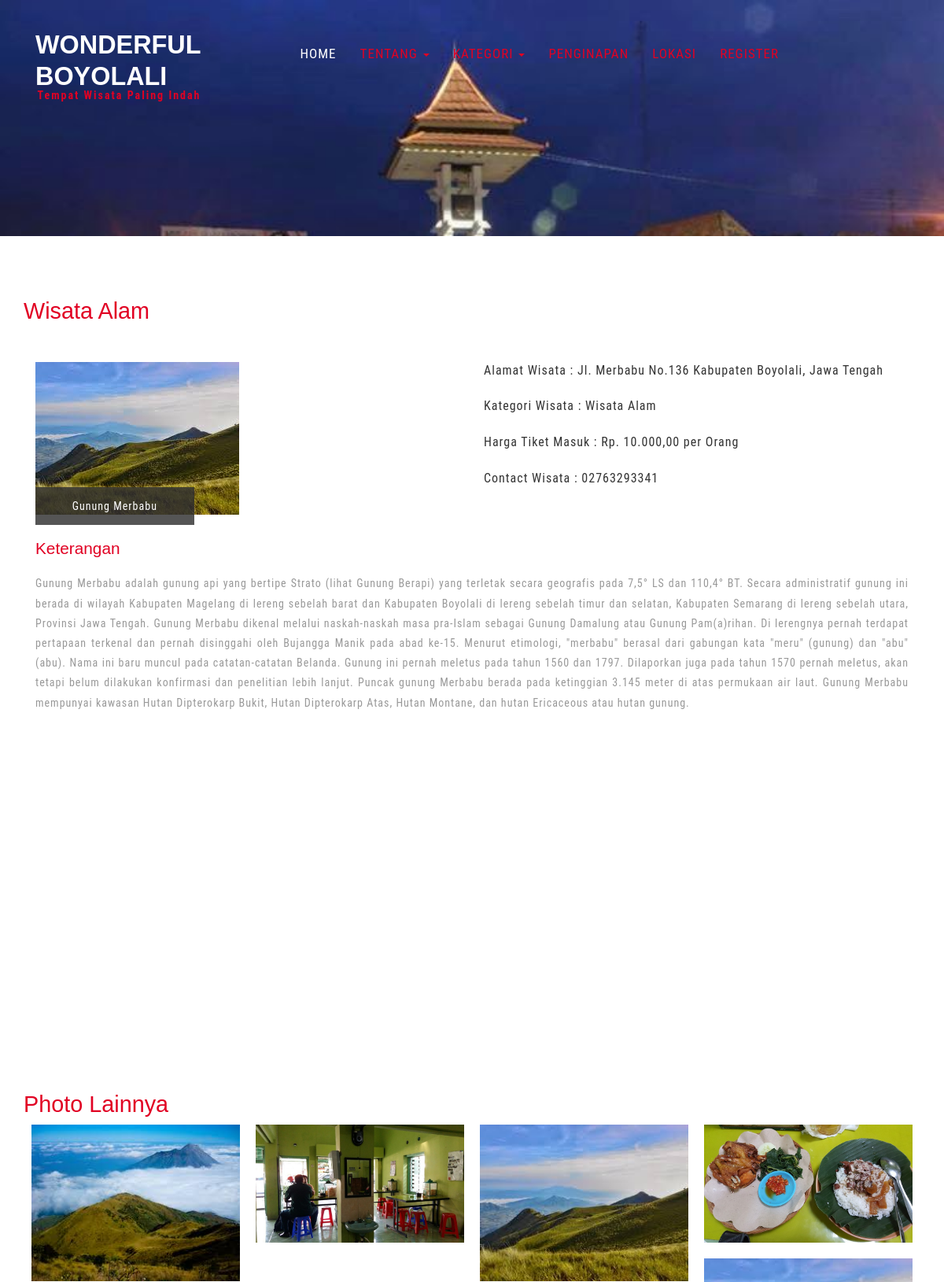
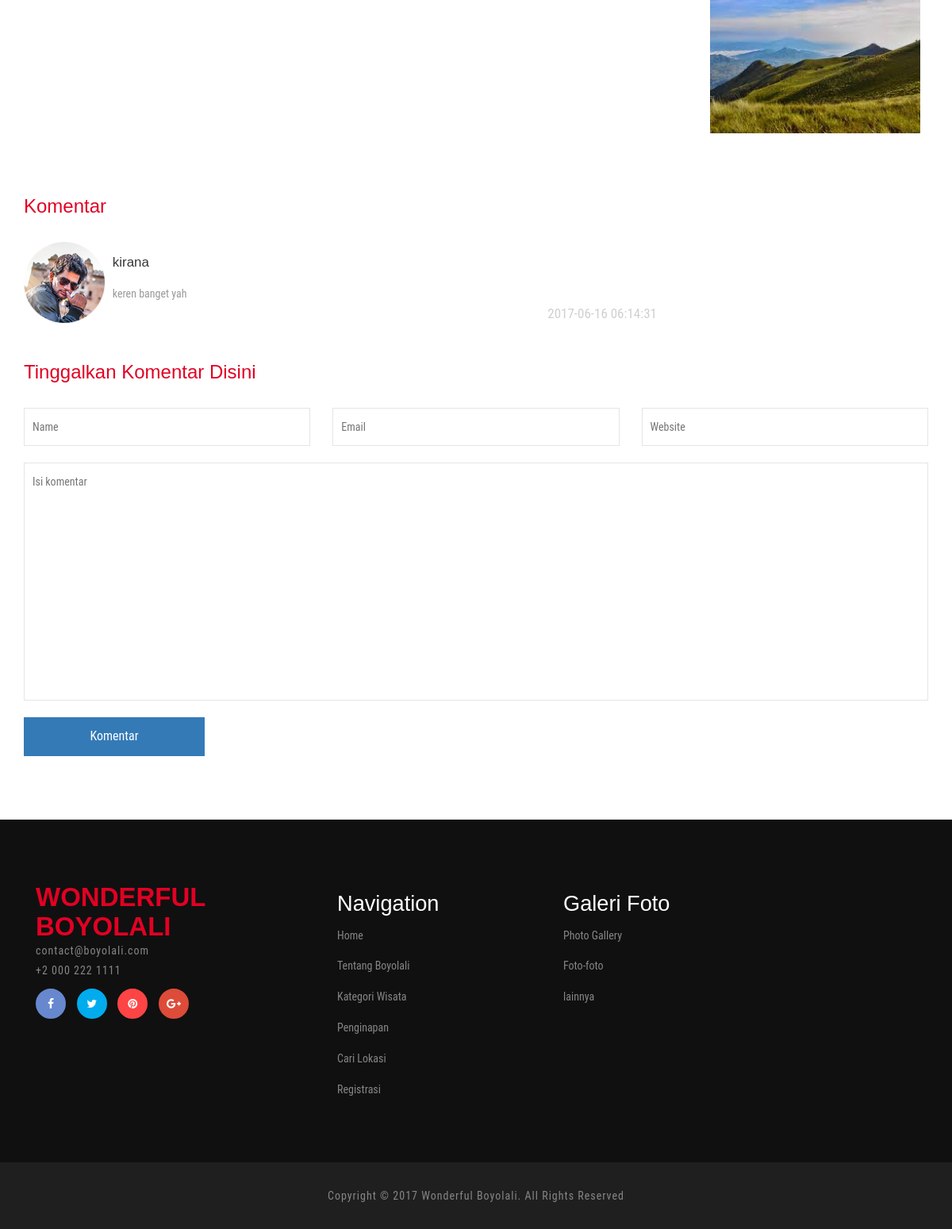
The page /index.php/detailwisata/1 on the database its author committed (2 pictures, top to bottom).
### tables this page shows
CREATE TABLE `tempat_wisata` (
  `id_wisata` int(5) NOT NULL,
  `nama_wisata` varchar(100) NOT NULL,
  `alamat_wisata` varchar(250) NOT NULL,
  `kategori_wisata` varchar(50) NOT NULL,
  `lat_wisata` varchar(100) NOT NULL,
  `long_wisata` varchar(100) NOT NULL,
  `ket_wisata` text NOT NULL,
  `harga_wisata` int(10) NOT NULL,
  `notelp_wisata` varchar(15) NOT NULL,
  `tanggal_post` date NOT NULL,
  `id_admin` int(5) NOT NULL
);

CREATE TABLE `gambar_wisata` (
  `id_gambar` int(10) NOT NULL,
  `gambar` varchar(200) NOT NULL,
  `tgl_upload` timestamp NOT NULL DEFAULT CURRENT_TIMESTAMP ON UPDATE CURRENT_TIMESTAMP,
  `id_wisata` int(5) NOT NULL,
  `token` varchar(100) NOT NULL
);

CREATE TABLE `komentar_wisata` (
  `id_komentar` int(10) NOT NULL,
  `id_user` int(5) NOT NULL,
  `komentar` text NOT NULL,
  `tgl_komentar` timestamp NOT NULL DEFAULT CURRENT_TIMESTAMP ON UPDATE CURRENT_TIMESTAMP,
  `id_wisata` int(5) NOT NULL,
  `nama` varchar(20) NOT NULL
);

### application/controllers/Main.php (called while the page is built, shortened)
<?php
class Main extends CI_Controller {
	public function detailwisata()
	{
		$this->load->library('googlemapse');
		$config['center'] = '7.5179636, 110.5624369';
		$config['zoom'] = 'auto';
		$config['directions'] = TRUE;
		$config['directionsStart'] = 'bandung jawa barat';
		$tujuan = $this->uri->segment(2, 0);
		if ($tujuan==1) {
			$config['directionsEnd'] = 'Jl. Merbabu No.136 Kabupaten Boyolali, Jawa Tengah';
		}elseif ($tujuan==3) {
			$config['directionsEnd'] = 'Jl. Pandanaran No. 301, Banaran, Kabupaten Boyolali';
		}elseif ($tujuan==4) {
			$config['directionsEnd'] = 'Jl. Pandanaran No. 105A, Kabupaten Boyoalali';
		}elseif ($tujuan==5) {
			$config['directionsEnd'] = 'Selo Boyolali';
		}else{
			$config['directionsEnd'] = 'Kabupaten Boyoalali';
		}
		$config['directionsDivID'] = 'directionsDiv';
		$this->googlemapse->initialize($config);
		$data['map'] = $this->googlemapse->create_map();
		$this->load->model('m_dashboard');
        $this->load->view('main/headerwisata',$data);
        $id=$this->uri->segment(2, 0);
		$data['wisata'] = $this->m_dashboard->viewDetailWisata($id);
		$data['komen'] = $this->m_dashboard->viewDetailKomenWisata($id);
		$data['gambarnya'] = $this->m_dashboard->viewGambarWisata($id);
        $this->load->view('detailwisata',$data);
		$this->load->view('main/footer');
	}
}

### index.php (called while the page is built, shortened)
<?php
require_once BASEPATH.'core/CodeIgniter.php';

### application/models/m_dashboard.php (called while the page is built, shortened)
<?php
class m_dashboard extends CI_Model{
    function viewDetailWisata($id){
            $query = $this->db->query("SELECT * FROM tempat_wisata where id_wisata='".$id."'");
            return $query;
    }
    function viewDetailKomenWisata($id){
            $query = $this->db->query("SELECT * FROM komentar_wisata where id_wisata='".$id."'");
            return $query;
    }
    function viewGambarWisata($id){
            $query = $this->db->query("SELECT * FROM gambar_wisata where id_wisata='".$id."'");
            return $query;
    }
}
?>

### application/views/detailwisata.php (the view, shortened to what this page needs)
<?php
	$CI =& get_instance();
?>
	<div class="about w3l-agileits">
		<div class="container">
		<?php $no=1; foreach($wisata->result_array() as $row){ ?>
			<h3><?php echo $row['kategori_wisata'];?></h3>
			<div class="about-grids">
				<div class="col-md-6 about-grid">
					<?php
						$dapetgambarwisata = "";
						$getgambar =$CI->db->query('select gambar from gambar_wisata where id_wisata="'.$row['id_wisata'].'"');
						foreach ($getgambar->result() as $bar){
						    $dapetgambarwisata = $bar->gambar;
						}
					?>
					<?php
					if ($dapetgambarwisata=="") {
						?>
							<img src="<?php echo base_url()?>assets/images/tanya.png" alt=" " class="img-responsive" />
						<?php
					}else{
						?>
							<img src="<?php echo base_url()?>upload-foto/<?php echo $dapetgambarwisata; ?>" alt=" " class="img-responsive" />
						<?php
					}
					?>
					<div class="img-bottom">
						<p><?php echo $row['nama_wisata'];?></p>
					</div>
				</div>
				<div class="col-md-6 about-grid" style="text-align: justify;">
						<p>Alamat Wisata : <?php echo $row['alamat_wisata'];?></p></br>
						<p>Kategori Wisata : <?php echo $row['kategori_wisata'];?></p></br>
						<p>Harga Tiket Masuk : Rp. <?php echo number_format($row['harga_wisata'], 2, ",", ".");?> per Orang</p></br>
						<p>Contact Wisata : <?php echo $row['notelp_wisata'];?></p></br>
				</div>
				<div class="clearfix"> </div>
			</div>
			<div class="about-grids-bottom">
				<div class="col-md-12 about-us" style="text-align: justify;">
					<h4>Keterangan</h4>
					<p><?php echo $row['ket_wisata'];?></p>
				</div>
				<div class="clearfix"> </div>
			</div>
			<div class="about-grids-bottom">
				<div class="col-md-12 about-us">
					<?php echo $map['html']; ?>
				</div>
				<div class="clearfix"> </div>
			</div>
		<?php $no++; } ?>
						<h3>Photo Lainnya</h3>
						<div class="top-gallery">
						<?php $no=1; foreach($gambarnya->result_array() as $gam){ ?>
							<div class="col-md-3 gallery-grid gallery1">
								<a href="<?php echo base_url()?>upload-foto/<?php echo $gam['gambar'];?>" class="swipebox">
									<img src="<?php echo base_url()?>upload-foto/<?php echo $gam['gambar'];?>" class="img-responsive" alt="/">
								</a>
							</div>
						<?php $no++; } ?>
							<div class="clearfix"> </div>
						</div>
						<link rel="stylesheet" href="<?php echo base_url()?>assets/css/swipebox.css">
		<div class="com">
				<h3>Komentar</h3>
				<ul class="media-list">
				  <?php $no=1; foreach($komen->result_array() as $row){ ?>
				  <li class="media">
					<div class="media-left">
					  <a href="#">
						<img class="media-object img-responsive" src="<?php echo base_url()?>assets/images/4.png" alt="" />
					  </a>
					</div>
					<div class="media-body">
					  <h4 class="media-heading"><?php echo $row['nama'];?></h4>
					  <?php echo $row['komentar'];?>
					  <a href="#"><?php echo $row['tgl_komentar'];?></a>
					</div>
				  </li>
				  <?php $no++; } ?>
				</ul>
			</div>
			<div class="in dfg">
				<h3>Tinggalkan Komentar Disini</h3>
			    <form action="<?php echo base_url()?>index.php/dashboard/insertKomenWisata" method="post">
				<?php $id_wisata = $this->uri->segment(2, 0); ?>
				<?php if(isset($_SESSION['logged_in']))
					{ ?>
					<input type="hidden" name="id_wisata" value="<?php echo $id_wisata; ?>">
					<input type="hidden" name="nama" value="<?php echo ($_SESSION['username']); ?>" required=" ">
				<?php }else{ ?>
					<input type="text" name="nama" placeholder="Name" required=" ">
					<input type="text" name="email" placeholder="Email" required=" ">
					<input type="text" name="website" placeholder="Website" required=" ">
				<?php } ?>
					<textarea name="komentar" placeholder="Isi komentar" required=" "></textarea>
					<input type="submit" value="Komentar">
				</form>
			</div>
		</div>
	</div>

### assets/css/style.css (style rules this page uses)
html, body { font-size: 100%; background: #fff; font-family: 'Roboto Condensed', sans-serif; }
h1,h2,h3,h4,h5,h6 { margin:0; font-family: 'Montserrat', sans-serif; }
p { margin:0; letter-spacing:1px; }
ul,label { margin:0; padding:0; }
.banner-bottom,.testimonials,.banner-bottom-video,.about,.history,.typo,.gallery,.contact,.single { padding:5em 0; }
.testimonials h3,.about h3,h3.title,.gallery h3,.contact h3 { color:#e10123; font-size:1.8em; margin:0; }
.about-grids-bottom { margin-top:2em; }
.about-us p { font-size: 14px; margin: 0; color: #999; line-height: 1.8em; }
.about-us h4 { color:#e10123; margin:0 0 1em; text-transform: capitalize; font-size: 1.3em; }
.img-bottom { position: absolute; top: 82%; }
.img-bottom p { color: #fff; background: rgba(48, 48, 48, 0.82); font-size: 14px; margin: 0; padding:1em 3.339em; text-transform:capitalize; }
.about-grids { margin: 3em 0 0; }
.gallery-grid { padding: 0; }
.gallery1 { position:relative; overflow: hidden; padding: 10px; }
.gallery-grid img { width:100%; }
.blog-page-grid h3,.in h3,.com h3 { margin: 0; color: #e10123; font-size: 1.5em; text-transform: capitalize; }
.in input[type="text"],.in textarea { outline: none; float: left; width: 31.69%; background: none; border: 1px solid #E5E5E5; font-size: 14px; padding: 13px 10px; }
.in input[type="text"]:nth-child(2) { margin:0 2em; }
.in textarea { resize:none; min-height:300px; width:100% !important; margin:1.5em 0; }
.in input[type="submit"] { border: none; outline: none; background: #337ab7; color: #fff; font-size: 16px; padding: 13px 0; width: 20%; transition: .5s all; -webkit-transition: .5s all; -moz-transition: .5s all; -o-transition: .5s all; -ms-transition: .5s all; }
.in form { margin: 2em 0 0; }
.media-body a { font-size: 17px; color:#CFCFCF; text-decoration: none; text-align: right; display: block; }
.media-body { color: #999; font-size: 14px; margin: 0; line-height: 1.8em; }
.media-object { display: block; }
.media-left { width:14%; }
.media-body h4 { color:#363636; font-size: 17px; margin: 1em 0; }
.media-list { margin: 2em 0 0; width: 70%; }
.dfg { margin: 3em 0 0; }

### rows shown on the page
tempat_wisata: kategori_wisata "Wisata Alam", nama_wisata "Gunung Merbabu", alamat_wisata "Jl. Merbabu No.136 Kabupaten Boyolali, Jawa Tengah", harga_wisata "10.000,00", notelp_wisata "02763293341", ket_wisata "Gunung Merbabu adalah gunung api yang bertipe Strato (lihat Gunung Berapi) yang terletak secara geografis pada 7,5° LS dan 110,4° BT. Secara administratif gunung ini berada di wilayah Kabupaten Magelang di lereng sebelah barat dan Kabupaten Boyolali di lereng sebelah timur dan selatan, Kabupaten Semarang di lereng sebelah utara, Provinsi Jawa Tengah. Gunung Merbabu dikenal melalui naskah-naskah masa pra-Islam sebagai Gunung Damalung atau Gunung Pam(a)rihan. Di lerengnya pernah terdapat pertapaan terkenal dan pernah disinggahi oleh Bujangga Manik pada abad ke-15. Menurut etimologi, \"merbabu\" berasal dari gabungan kata \"meru\" (gunung) dan \"abu\" (abu). Nama ini baru muncul pada catatan-catatan…", $this->map_width 100% (drawn)
gambar_wisata: gambar (picture)
gambar_wisata: gambar (picture)
gambar_wisata: gambar (picture)
gambar_wisata: gambar (picture)
gambar_wisata: gambar (picture)
komentar_wisata: nama "kirana", komentar "keren banget yah", tgl_komentar "2017-06-16 06:14:31"
